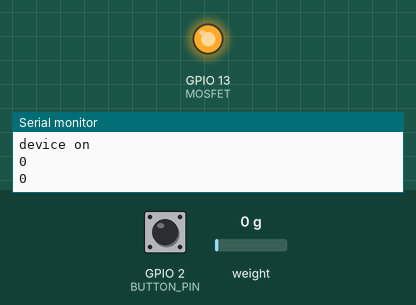
A program run on a simulated ESP32. Parts: output pins drawn as LEDs (lit = HIGH), the last lines printed to the serial monitor. Inputs (shaded band) come from the test bench; at power-on: GPIO 2 (BUTTON_PIN) HIGH, weight on the scale 0 g.

Above: at 3.2 s.
3.3 s: GPIO 2 (BUTTON_PIN) pulled LOW for 3.2 s
At 7.1 s:
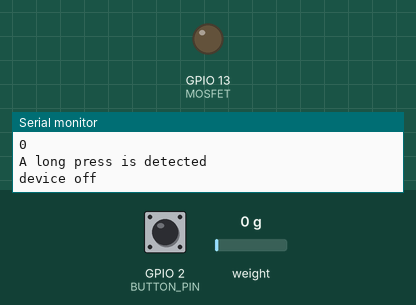
Timing chart, 0 to 8.6 s (numbered marks = the images above; inputs shaded):
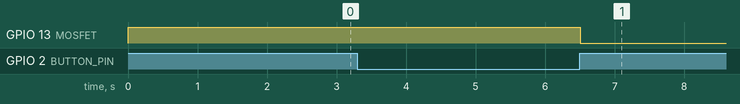

Measured:
- after the input at 3.3 s, GPIO 13 (MOSFET): HIGH → LOW after 3.2 s

The program:

main.cpp
```cpp
//    FILE: HX_is_ready.ino
//  AUTHOR: Rob Tillaart
// PURPOSE: HX711 demo
//     URL: https://github.com/RobTillaart/HX711


#include "HX711.h"

HX711 scale;

uint8_t dataPin = 6;
uint8_t clockPin = 7;
uint8_t BUTTON_PIN = 2;
uint8_t MOSFET = 13;  //3
bool flag = LOW;

#define SHORT_PRESS_TIME 500  // 500 milliseconds
#define LONG_PRESS_TIME 3000  // 3000 milliseconds

// Variables will change:
int lastState = LOW;  // the previous state from the input pin
int currentState;     // the current reading from the input pin
unsigned long pressedTime = 0;
unsigned long releasedTime = 0;

void setup() {
  Serial.begin(115200);
  Serial.println(__FILE__);
  // Serial.print("LIBRARY VERSION: ");
  // Serial.println(HX711_LIB_VERSION);
  Serial.println();

  scale.begin(dataPin, clockPin);

  pinMode(BUTTON_PIN, INPUT_PULLUP);
  pinMode(MOSFET, OUTPUT);
  digitalWrite(MOSFET, HIGH);  // turn the MOSFET on (HIGH is the voltage level)
  Serial.println("device on");

  // TODO find a nice solution for this calibration..
  // load cell factor 20 KG
  // scale.set_scale(127.15);

  // load cell factor 5 KG
  scale.set_scale(-415.97);  // TODO you need to calibrate this yourself. //420.0983   -417.97
  // reset the scale to zero = 0
  scale.tare(20);

  // delay(2000);
}


void loop() {
  // read the state of the switch/button:
  currentState = digitalRead(BUTTON_PIN);
  //  Serial.println(currentState);

  if (lastState == HIGH && currentState == LOW)  // button is pressed
    pressedTime = millis();
  else if (lastState == LOW && currentState == HIGH) {  // button is released
    releasedTime = millis();

    long pressDuration = releasedTime - pressedTime;

    if (pressDuration < SHORT_PRESS_TIME) {
      Serial.println("A short press is detected");
      scale.tare(20);
    }
    if (pressDuration > LONG_PRESS_TIME) {
      Serial.println("A long press is detected");
      Serial.println("device off");
      delay(5);
      digitalWrite(MOSFET, LOW);  // turn the MOSFET off (LOW is the voltage level)
      delay(500);
    }
  }

  // save the the last state
  lastState = currentState;

  if (scale.is_ready()) {
    Serial.println((int)scale.get_units(5));
  }
}


// -- END OF FILE --
```
